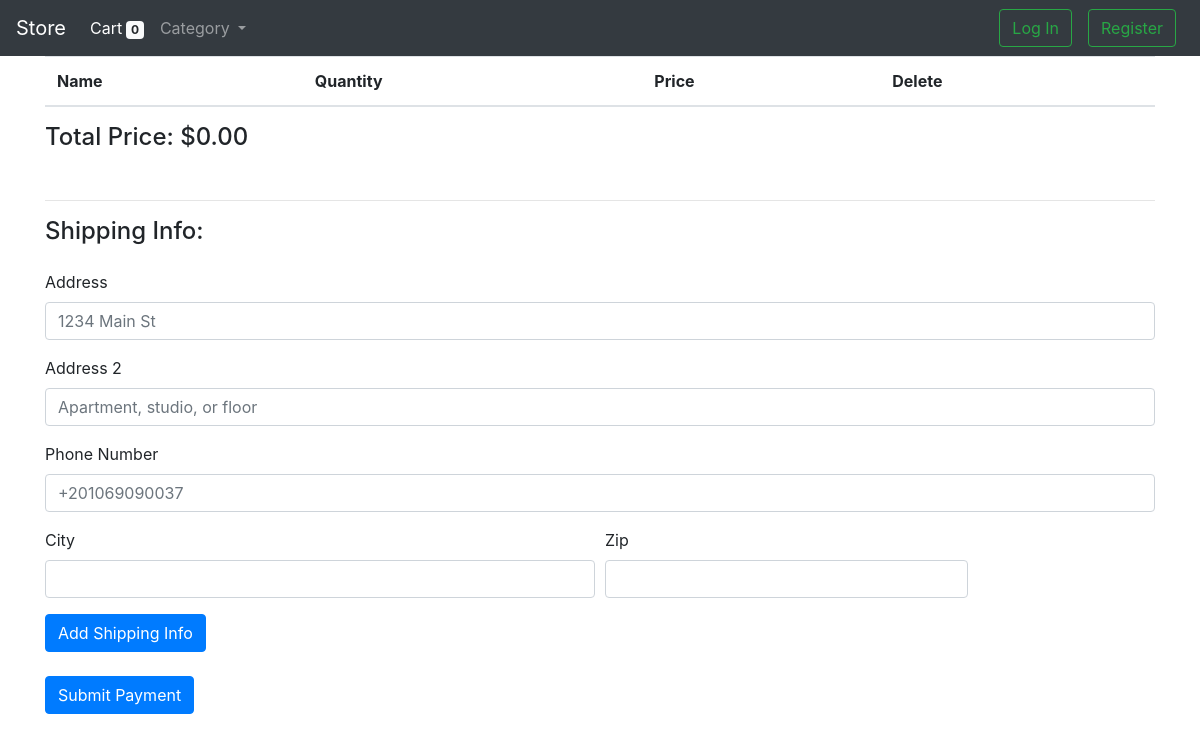
Before: /cart (signed in) with the older database file.
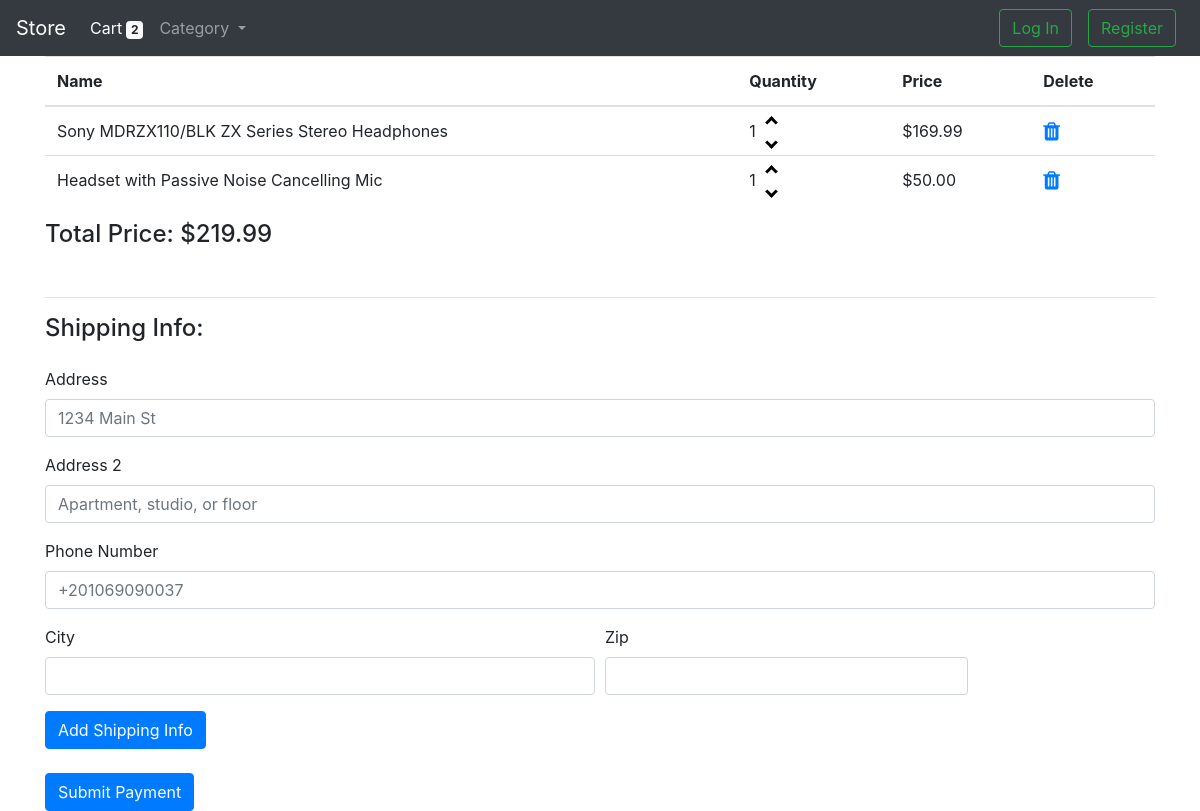
After: the same page with the newer database file.
### store/models.py (models this page shows, shortened)
class Cart(models.Model):
    product = models.ForeignKey(Product, on_delete=models.CASCADE)
    user = models.ForeignKey(User, on_delete=models.CASCADE)
    quantity = models.IntegerField(default=1, null=True, blank=True)
    @property
    def get_total(self):
        total = self.product.price * self.quantity
        return total

class Product(models.Model):
    name = models.CharField(max_length=64)
    description = models.TextField()
    price = models.FloatField(default=0.0)
    image1 = models.ImageField()
    image2 = models.ImageField(blank=True, null=True)
    image3 = models.ImageField(blank=True, null=True)
    image4 = models.ImageField(blank=True, null=True)
    category = models.ForeignKey(Category, on_delete=models.CASCADE)

### store/views.py (the view)
# urls.py: path("cart", views.cart_view, name="cart"),
def cart_view(request):
    items_in_cart = Cart.objects.filter(user=request.user)
    shipping_info = ShippingInfo.objects.filter(user=request.user).first()
    total = sum((i.get_total for i in items_in_cart), 0)
    category = Category.objects.all()
    client_token = generate_client_token()
    user_address = False
    if shipping_info:
        user_address = True
    print('///////////////')
    print('///////////////')
    context = {
        "no_of_items": len(items_in_cart),
        'products': items_in_cart,
        "category": category,
        "client_token":client_token,
        "total": total,
        "user_address": user_address,
        "shipping_info": shipping_info,
    }
    return render(request, 'store/cart.html', context)

### store/views.py (called while the page is built)
def generate_client_token():
    return gateway.client_token.generate()

### store/templates/store/cart.html (shortened to what this page needs)
{% extends "store/layout.html" %}
{% load static %}
{% block content %}
    <div class="container cart-checkout">
    <table class="table">
        <thead>
        <tr>
          <th>Name</th>
          <th>Quantity</th>
          <th>Price</th>
          <th>Delete</th>
        </tr>
        </thead>
        <tbody>
          {% for i in products %}
              <tr id={{i.id}}>
                <td>{{ i.product.name }}</td>
                <td id={{i.id}}>
                    <span>{{ i.quantity }}</span>
                    <a href="#"><i id="up" class="arrow up"></i></a>
                    <a href="#"><i id="down" class="arrow down"></i></a>
                </td>
                <td>${{ i.get_total|floatformat:"2" }}</td>
                <td><a id="del" class="fa fa-trash fa-lg" href="#"></a></td>
              </tr>
          {% endfor %}
        </tbody>
        </table>
        <h4>Total Price: $<span id="total-price">{{total|floatformat:"2"}}</span></h4><br>
        <hr>
        <h4>Shipping Info:</h4>
        {% if not user_address %}
            <div class="address mt-4">
                <form method="post" id='post-form'>
                  <div class="form-group">
                    <label for="inputAddress">Address</label>
                    <input type="text" name="address1" class="form-control" id="inputAddress" placeholder="1234 Main St" required>
                  </div>
                  <div class="form-group">
                    <label for="inputAddress2">Address 2</label>
                    <input type="text" name="address2" class="form-control" id="inputAddress2" placeholder="Apartment, studio, or floor">
                  </div>
                  <div class="form-group">
                    <label for="inputAddress2">Phone Number</label>
                    <input type="tel" name="phone" id="inputPhone" class="form-control" placeholder="+201069090037" required>
                  </div>
                  <div class="form-row">
                    <div class="form-group col-md-6">
                      <label for="inputCity">City</label>
                      <input type="text" name="city" class="form-control" id="inputCity" required>
                    </div>
                    <div class="form-group col-md-4">
                      <label for="inputZip">Zip</label>
                      <input type="text" name="zip" class="form-control" id="inputZip">
                    </div>
                  </div>
                  <button type="submit" class="btn btn-primary mb-4">Add Shipping Info</button>
                </form>
            </div>
        {% endif %}
        <div class="payment">
            <form id="payment-form" method="post" action="{% url 'checkout' %}">
              <button class="button btn btn-primary" type="submit" id="submit-button"><span>Submit Payment</span></button>
            </form>
        </div>
        </div>
{% endblock content %}

### store/templates/store/layout.html (shortened to what this page needs)
{% load static %}
<!doctype html>
<html lang="en">
  <head>
    <link rel="stylesheet" href="{% static 'style.css' %}">
    <link rel="stylesheet" href="https://cdnjs.cloudflare.com/ajax/libs/font-awesome/4.7.0/css/font-awesome.min.css">
    <link rel="stylesheet" href="https://maxcdn.bootstrapcdn.com/bootstrap/4.0.0/css/bootstrap.min.css">
  </head>
  <body>
    {% include "components/navbar.html" %}
        {% block content %}
        {% endblock %}
  </body>
</html>

### store/templates/components/navbar.html (shortened to what this page needs)
<nav class="navbar navbar-expand-lg navbar-dark bg-dark">
  <a class="navbar-brand" href="#">Store</a>
  <ul class="navbar-nav mr-auto">
    <li class="nav-item active">
      <a class="nav-link" href="{% url 'cart' %}">Cart<span id="no-items" class="badge badge-light ml-1">{{no_of_items}}</span></a>
    </li>
  </ul>
  <div class="collapse navbar-collapse" id="navbarSupportedContent">
    <ul class="navbar-nav mr-auto">
      <li class="nav-item dropdown">
        <a class="nav-link dropdown-toggle" href="#" id="navbarDropdown" role="button" data-toggle="dropdown" aria-haspopup="true" aria-expanded="false">
          Category
        </a>
      </li>
    </ul>
    <button class="btn btn-outline-success m-2 my-sm-0" type="button">Log In</button>
    <button class="btn btn-outline-success m-2 my-sm-0" type="button">Register</button>
  </div>
</nav>

### store/static/style.css (style rules this page uses)
* { box-sizing: border-box; }
.arrow { border: solid black; border-width: 0 3px 3px 0; display: inline-block; padding: 3px; }
.up { transform: rotate(-135deg); -webkit-transform: rotate(-135deg); position:relative; bottom:10px; left:7px; }
.down { transform: rotate(45deg); -webkit-transform: rotate(45deg); position:relative; bottom:-10px; left:-7px; }

Changed rows visible on the page:
added Cart: product.name "Sony MDRZX110/BLK ZX Series Stereo Headphones", quantity "1", get_total "169.99"
added Cart: product.name "Headset with Passive Noise Cancelling Mic", quantity "1", get_total "50.00"
Other visible differences:
{{ no_of_items }}: "0" → "2"
{{ total|floatformat:"2" }}: "0.00" → "219.99"
